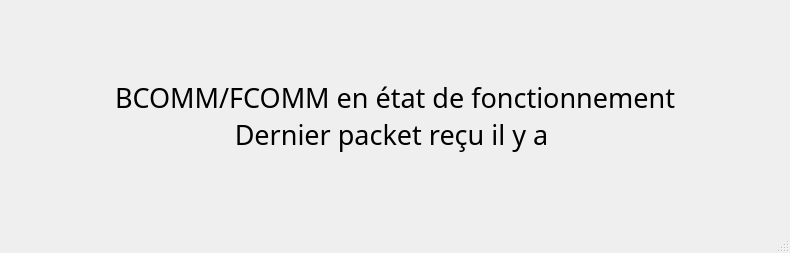
<?xml version="1.0" encoding="UTF-8"?>
<ui version="4.0">
 <class>MainWindow</class>
 <widget class="QMainWindow" name="MainWindow">
  <property name="geometry">
   <rect>
    <x>0</x>
    <y>0</y>
    <width>790</width>
    <height>253</height>
   </rect>
  </property>
  <property name="windowTitle">
   <string>MainWindow</string>
  </property>
  <widget class="QWidget" name="centralwidget">
   <layout class="QGridLayout" name="gridLayout">
    <item row="0" column="0">
     <widget class="QLabel" name="label">
      <property name="font">
       <font>
        <family>Yu Gothic UI Semibold</family>
        <pointsize>20</pointsize>
       </font>
      </property>
      <property name="text">
       <string>BCOMM/FCOMM en état de fonctionnement
Dernier packet reçu il y a </string>
      </property>
      <property name="textFormat">
       <enum>Qt::AutoText</enum>
      </property>
      <property name="scaledContents">
       <bool>false</bool>
      </property>
      <property name="alignment">
       <set>Qt::AlignCenter</set>
      </property>
     </widget>
    </item>
   </layout>
  </widget>
  <widget class="QMenuBar" name="menubar">
   <property name="geometry">
    <rect>
     <x>0</x>
     <y>0</y>
     <width>790</width>
     <height>21</height>
    </rect>
   </property>
  </widget>
  <widget class="QStatusBar" name="statusbar"/>
 </widget>
 <resources/>
 <connections/>
</ui>
